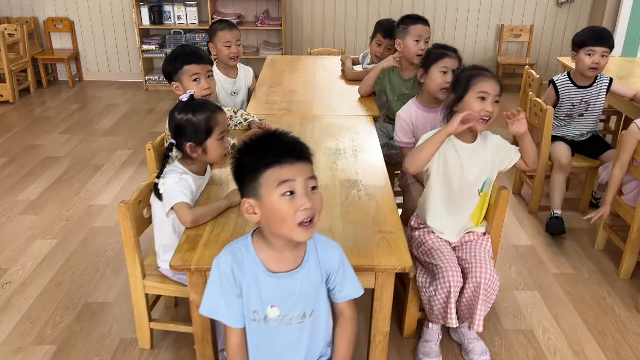
#> input picture frame 9 of Accessory/data/vbrhq_migration_2026-10-04/quality_compare/la8.mp4, 640 x 360 px, given in place of word_world_2.mp4, which was not available
$ python final_check.py
#> lines starting #> are read from the running program, lines starting #| are printed output that depends on the picture
import cv2, numpy as np
for label, path in [("NORMAL", "/workspace/input_videos/word_world_2.mp4"),
                      ("BAD", "/workspace/Video_Enhancement/temp/rank02_sync-drain-loop_pipe9_LA8.mp4")]:
    cap = cv2.VideoCapture(path)
    total = int(cap.get(cv2.CAP_PROP_FRAME_COUNT))
    max_mse, cnt_mse_gt_4000, cnt_mse_gt_3000 = 0, 0, 0
    prev, idx = None, 0
    while True:
        ret, frame = cap.read()
#> frame is the input picture: shape (360, 640, 3); mean B, G, R 107.5, 130.4, 158.6
        if not ret: break
        gray = cv2.cvtColor(frame, cv2.COLOR_BGR2GRAY)
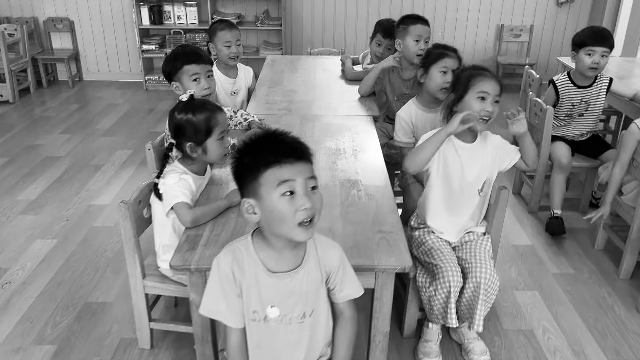
#> gray: shape (360, 640); min 0, max 255, mean 136.2
        if prev is not None:
            mse = np.sum((prev.astype('float')-gray.astype('float'))**2)/(gray.shape[0]*gray.shape[1])
            if mse > max_mse: max_mse = mse
            if mse > 4000: cnt_mse_gt_4000 += 1
            if mse > 3000: cnt_mse_gt_3000 += 1
        prev = gray.copy(); idx += 1
    cap.release()
    print(f"{label}: read={idx}/{total}, max_MSE={max_mse:.1f}, MSE>4000={cnt_mse_gt_4000}, MSE>3000={cnt_mse_gt_3000}")

$ run again, starting later in the video
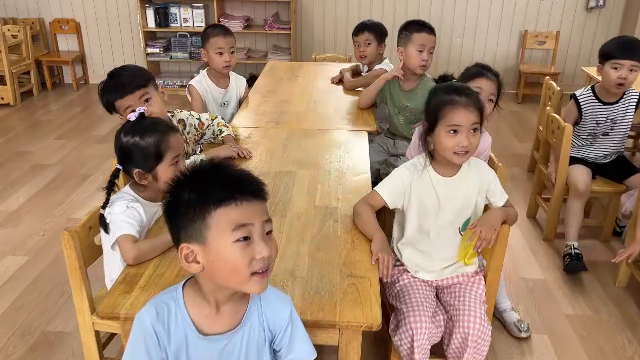
#> input picture frame 40 of Accessory/data/vbrhq_migration_2026-10-04/quality_compare/la8.mp4, 640 x 360 px, given in place of word_world_2.mp4, which was not available
#> frame is the input picture: shape (360, 640, 3); mean B, G, R 105.7, 129.7, 158.9
#> `gray = cv2.cvtColor(frame, cv2.COLOR_BGR2GRAY)`:
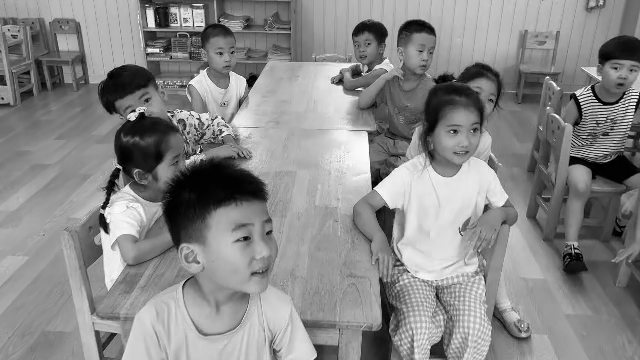
#> gray: shape (360, 640); min 0, max 254, mean 135.7

$ run again, starting later in the video
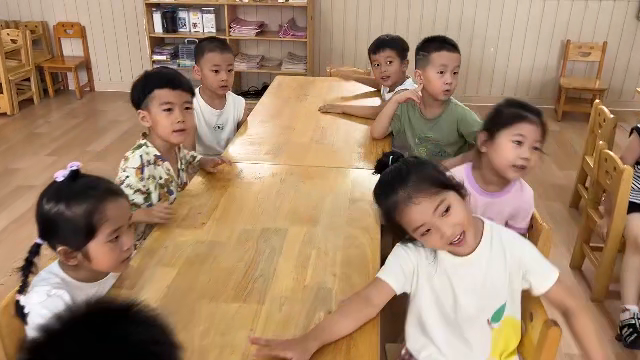
#> input picture frame 72 of Accessory/data/vbrhq_migration_2026-10-04/quality_compare/la8.mp4, 640 x 360 px, given in place of word_world_2.mp4, which was not available
#> frame is the input picture: shape (360, 640, 3); mean B, G, R 105.1, 132.2, 162.4
#> `gray = cv2.cvtColor(frame, cv2.COLOR_BGR2GRAY)`:
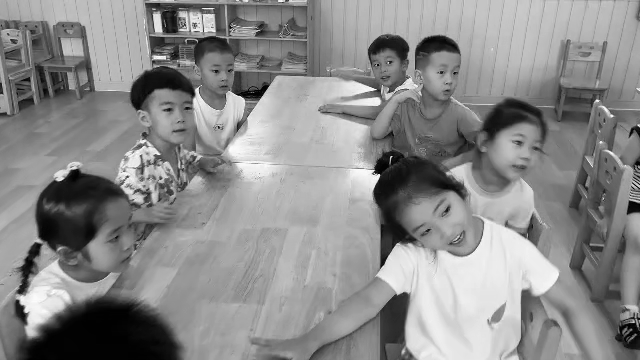
#> gray: shape (360, 640); min 0, max 255, mean 138.2
